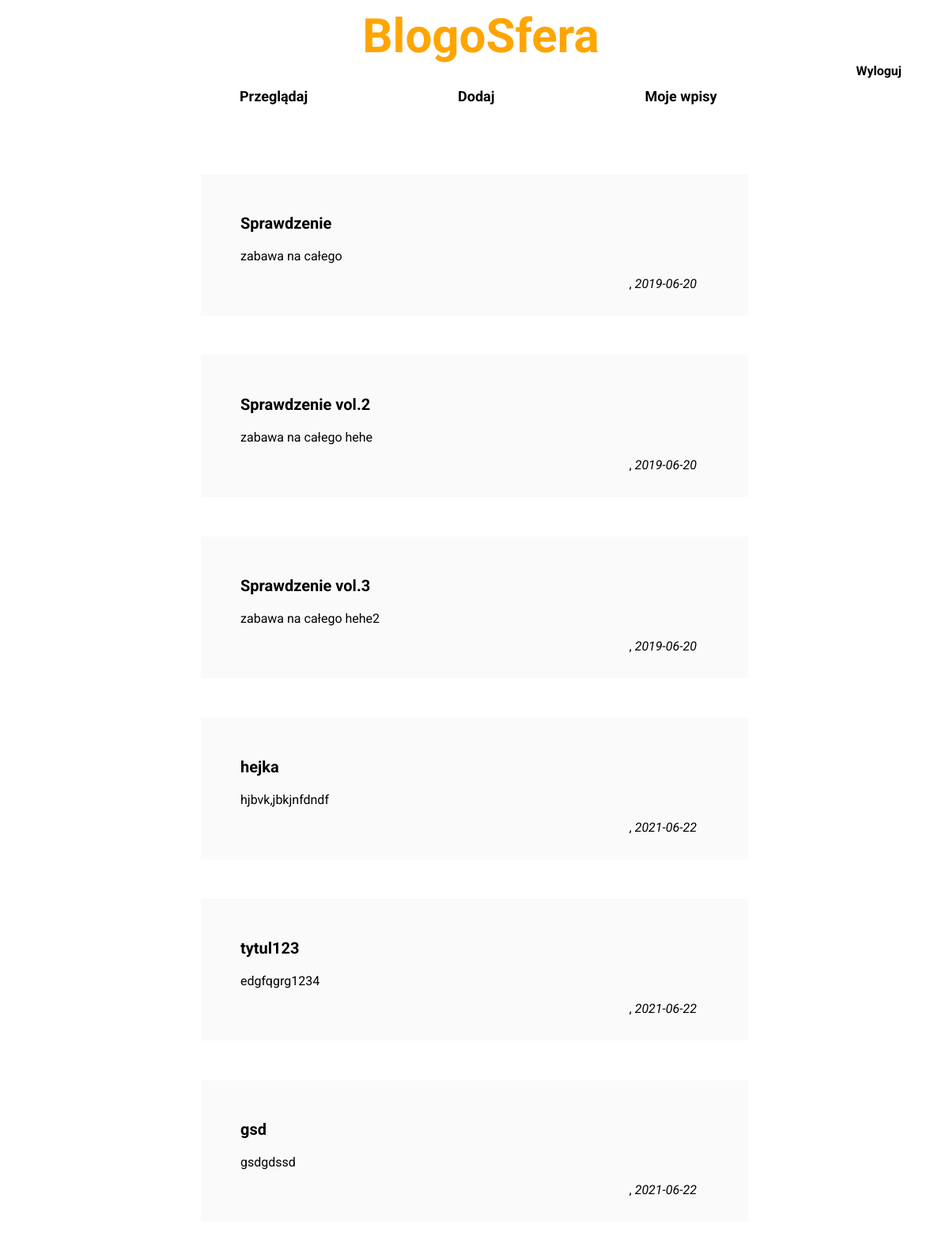
Screenshot of /all (signed in) with the database file from the repository.
### models.py (models this page shows, shortened)
class BlogSfera(dataBase.Model):
    __tablename__ = "wpis"
    id = dataBase.Column(dataBase.Integer, primary_key=True)
    tytul = dataBase.Column(dataBase.String, nullable=False)
    data = dataBase.Column(dataBase.Date, nullable=False)
    tresc = dataBase.Column(dataBase.String, nullable=False)
    user_id = dataBase.Column(dataBase.Integer, ForeignKey('user.id'), nullable=False)  # związek między wpisem a user

### app.py (the view)
@app.route('/all')
def all():
    if not session.get('logged_in'):
        return redirect(url_for('login'))
    data = BlogSfera.query.all()
    return render_template('all.html', data=data)

### templates/all.html (shortened to what this page needs)
<!DOCTYPE html>
<html lang="pl">
<head>
    <link rel="stylesheet" href="/static/css/styles.css">
</head>
<body>
        <div class="menu">
            <div class="login-wrapper">
                <a class="logout" href="{{url_for('logout')}}">Wyloguj</a>
            </div>
            <h1 id="menuLabel"><a href="/">BlogoSfera</a></h1>
            <div class="navbar">
                <a href="/all">Przeglądaj</a>
                <a href="{{url_for('add')}}">Dodaj</a>
                <a href="/mypage">Moje wpisy</a>
            </div>
        </div>
    <div class="main">
        {% if data %}
            {% for wpis in data %}
                <div class="post">
                    <div>
                        <h3 id="title">{{wpis.tytul}}</h3>
                    </div>
                    <p>
                        {{ wpis.tresc }}
                    </p>
                    <div class="signature-wrapper">
                        <h4 id="signature">{{ wpis.login }}, <i>{{ wpis.data }}</i></h4>
                    </div>
                </div>
            {% endfor %}
        {% else %}
            <h2> No posts on BlogoSfera </h2>
        {% endif %}
    </div>
</body>
</html>

### static/css/styles.css (style rules this page uses)
* { font-family: 'Roboto', sans-serif; }
a, a:hover, a:visited, a:active { color: inherit; text-decoration: none; }
#menuLabel { color: orange; font-size: 60px; top: 0; text-align: center; margin-bottom: 15px; margin-top: 10px; }
.menu { overflow: hidden; display: block; width:100%; top: 0; margin:0 auto; position: fixed; background: white; padding-bottom: 10px; }
.navbar { font-weight: bold; width:800px; margin:0 auto; }
.navbar a { font-size: 18px; float: left; display: block; background: white; text-align: center; padding: 15px 55px 15px 55px; text-decoration: none; border-radius: 25px; transition: background-color 0.8; margin-left: 5%; margin-right: 5%; }
.main { overflow: auto; margin-top: 170px; }
.post { width: 50%; margin:0 auto; background-color: #fafafa; padding: 50px 50px 50px 50px; margin-top: 50px; margin-bottom: 50px; }
#title { font-size: 20px; margin-top:0px; }
.signature-wrapper { padding: 0px 15px 0px 15px; overflow: hidden; float: right; }
#signature { margin-top: 0px; font-weight:normal; font-size: 16px; }
.logout { margin-left: 15px; font-weight: bold; }
.login-wrapper { position:fixed; right: 5%; top: 5%; }

### rows the page displays
BlogSfera: tytul "Sprawdzenie", tresc "zabawa na całego", data "2019-06-20"
BlogSfera: tytul "Sprawdzenie vol.2", tresc "zabawa na całego hehe", data "2019-06-20"
BlogSfera: tytul "Sprawdzenie vol.3", tresc "zabawa na całego hehe2", data "2019-06-20"
BlogSfera: tytul "hejka", tresc "hjbvk,jbkjnfdndf", data "2021-06-22"
BlogSfera: tytul "tytul123", tresc "edgfqgrg1234", data "2021-06-22"
BlogSfera: tytul "gsd", tresc "gsdgdssd", data "2021-06-22"
